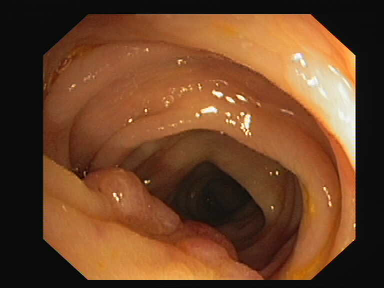
#> input picture JPG/1.jpg, 384 x 288 px; its folder holds only this picture in this run
$ python test_labels.py
#> lines starting #> are read from the running program, lines starting #| are printed output that depends on the picture
import cv2
import os
import numpy as np
from natsort import natsorted

def xywh2xyxy(bbox):
    x, y, w, h = bbox
    x_min = int(x - (w/2))
    y_min = int(y - (h/2))
    x_max = int(x + (w/2))
    y_max = int(y + (h/2))

    return x_min, y_min, x_max, y_max

seg_mask_dir = f'./JPG'
label_dir = f'./labels'

segmask_list = os.listdir(seg_mask_dir)
segmask_list = natsorted(segmask_list)

for seg_maskfile_name in segmask_list:
    seg_maskfile = os.path.join(seg_mask_dir, seg_maskfile_name)
    label_file = os.path.join(label_dir, seg_maskfile_name.replace('.jpg', '.txt') )
    seg_mask = cv2.imread(seg_maskfile,0)
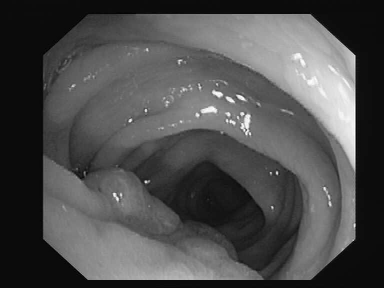
#> seg_mask: shape (288, 384); min 0, max 254, mean 77.9
    seg_mask = np.copy(seg_mask)
    ori_h, ori_w = seg_mask.shape
#> ori_h = 288; ori_w = 384
#> (the run stopped early here; a loop or call above may not have finished)

$ run again, on JPG/30.jpg
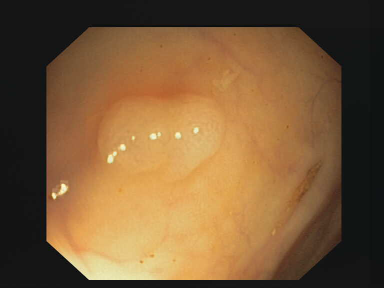
#> input picture JPG/30.jpg, 384 x 288 px
#> `seg_mask = cv2.imread(seg_maskfile,0)`:
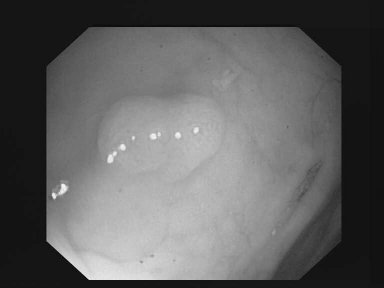
#> seg_mask: shape (288, 384); min 7, max 246, mean 96.2

$ run again, on JPG/73.jpg
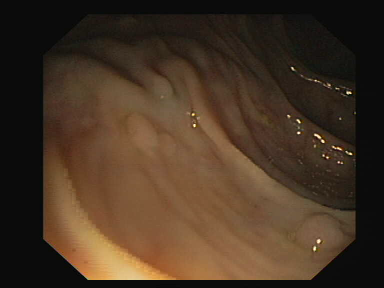
#> input picture JPG/73.jpg, 384 x 288 px
#> `seg_mask = cv2.imread(seg_maskfile,0)`:
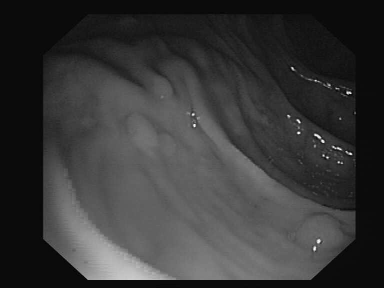
#> seg_mask: shape (288, 384); min 2, max 249, mean 55.7
